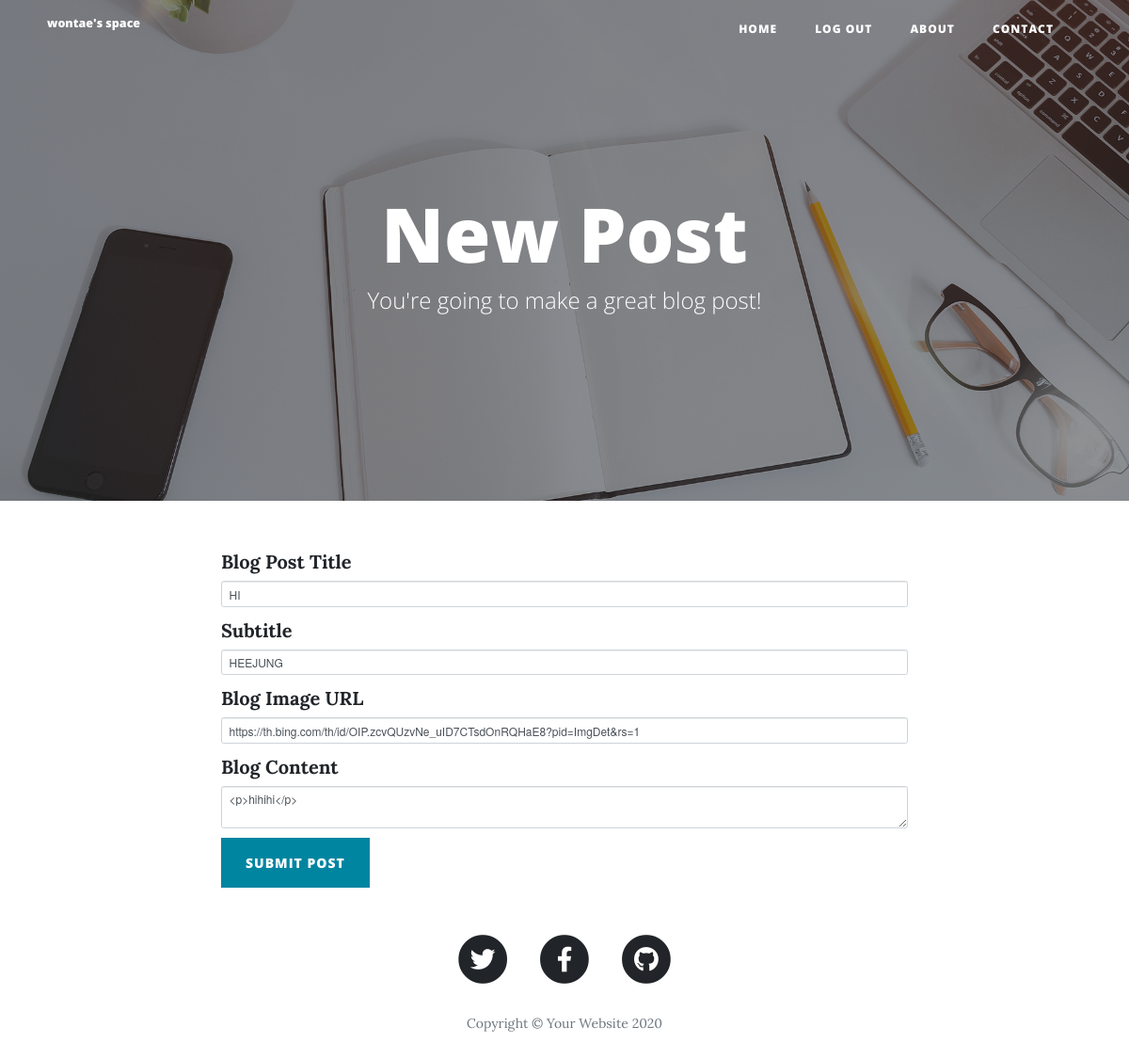
The app's page /edit-post/1 (signed in) with its own data.
### main.py (models this page shows)
class BlogPost(db.Model):
    __tablename__ = "blog_posts"
    id = db.Column(db.Integer, primary_key=True)
    author = relationship("Users", back_populates='posts')
    author_id = db.Column(db.Integer, db.ForeignKey("users.id"))
    title = db.Column(db.String(250), unique=True, nullable=False)
    subtitle = db.Column(db.String(250), nullable=False)
    date = db.Column(db.String(250), nullable=False)
    body = db.Column(db.Text, nullable=False)
    img_url = db.Column(db.String(250), nullable=False)
    comments = relationship("Comment", back_populates="parent_post")

### main.py (the view, shortened to what this page needs)
@app.route("/edit-post/<int:post_id>", methods=['GET','POST'])
@admin_only
def edit_post(post_id):
    post = BlogPost.query.get(post_id)
    edit_form = CreatePostForm(
        title=post.title,
        subtitle=post.subtitle,
        img_url=post.img_url,
        body=post.body
    )
    return render_template("make-post.html", form=edit_form,
                           logged_in=current_user.is_authenticated, user_id=current_user.id)

### forms.py
class CreatePostForm(FlaskForm):
    title = StringField("Blog Post Title", validators=[DataRequired()])
    subtitle = StringField("Subtitle", validators=[DataRequired()])
    img_url = StringField("Blog Image URL", validators=[DataRequired(), URL()])
    body = CKEditorField("Blog Content", validators=[DataRequired()])
    submit = SubmitField("Submit Post")

### main.py (called while the page is built)
@login_manager.user_loader
def load_user(user_id):
    return Users.query.get(int(user_id))

def admin_only(f):
    @wraps(f)
    def decorated_function(*args, **kwargs):
        if current_user.id != 1:
            return abort(403)
        return f(*args, **kwargs)
    return decorated_function

### templates/make-post.html (shortened to what this page needs)
{% extends 'bootstrap/base.html' %}
{% import "bootstrap/wtf.html" as wtf %}
{% block content %}
{% include "header.html" %}
  <header class="masthead" style="background-image: url('{{ url_for('static', filename='img/edit-bg.jpg')}}')">
    <div class="overlay"></div>
    <div class="container">
      <div class="row">
        <div class="col-lg-8 col-md-10 mx-auto">
          <div class="page-heading">
            {% if is_edit: %}
            <h1>Edit Post</h1>
            {% else: %}
            <h1>New Post</h1>
            {% endif %}
            <span class="subheading">You're going to make a great blog post!</span>
          </div>
        </div>
      </div>
    </div>
  </header>
  <div class="container">
    <div class="row">
      <div class="col-lg-8 col-md-10 mx-auto">
        {{ wtf.quick_form(form, novalidate=True, button_map={"submit": "primary"}) }}
      </div>
    </div>
  </div>
{% include "footer.html" %}
{% endblock %}

### records on screen
BlogPost: title "HI", subtitle "HEEJUNG", img_url "https://th.bing.com/th/id/OIP.zcvQUzvNe_uID7CTsdOnRQHaE8?pid=ImgDet&rs=1", body "<p>hihihi</p>"
